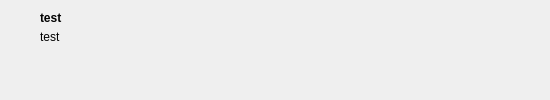
<?xml version="1.0" encoding="UTF-8"?>
<ui version="4.0">
 <class>historychild</class>
 <widget class="QWidget" name="historychild">
  <property name="geometry">
   <rect>
    <x>0</x>
    <y>0</y>
    <width>550</width>
    <height>100</height>
   </rect>
  </property>
  <property name="minimumSize">
   <size>
    <width>550</width>
    <height>100</height>
   </size>
  </property>
  <property name="maximumSize">
   <size>
    <width>550</width>
    <height>100</height>
   </size>
  </property>
  <property name="windowTitle">
   <string>Form</string>
  </property>
  <widget class="QLabel" name="label_name">
   <property name="geometry">
    <rect>
     <x>40</x>
     <y>10</y>
     <width>181</width>
     <height>16</height>
    </rect>
   </property>
   <property name="font">
    <font>
     <bold>true</bold>
    </font>
   </property>
   <property name="text">
    <string>test</string>
   </property>
  </widget>
  <widget class="QLabel" name="label_msg">
   <property name="geometry">
    <rect>
     <x>40</x>
     <y>30</y>
     <width>501</width>
     <height>61</height>
    </rect>
   </property>
   <property name="text">
    <string>test</string>
   </property>
   <property name="alignment">
    <set>Qt::AlignmentFlag::AlignLeading|Qt::AlignmentFlag::AlignLeft|Qt::AlignmentFlag::AlignTop</set>
   </property>
  </widget>
  <widget class="QPushButton" name="pushButton">
   <property name="geometry">
    <rect>
     <x>10</x>
     <y>8</y>
     <width>23</width>
     <height>23</height>
    </rect>
   </property>
   <property name="styleSheet">
    <string notr="true">QPushButton {
    background-color: transparent;  /* 无背景 */
    border: none;                   /* 无边框 */
    border-radius: 5px;            /* 圆角 */
}

/* 鼠标悬停时（仅有圆角变化） */
QPushButton:hover {
    border: 2px solid #CCCCCC;      /* 悬停时增加边框 */
}

/* 按下时（加深边框颜色） */
QPushButton:pressed {
    border: 2px solid #AAAAAA;      /* 按下时边框加深 */
}
</string>
   </property>
   <property name="text">
    <string/>
   </property>
   <property name="icon">
    <iconset resource="../res.qrc">
     <normaloff>:/img/img/volume-fill.svg</normaloff>:/img/img/volume-fill.svg</iconset>
   </property>
  </widget>
 </widget>
 <resources>
  <include location="../res.qrc"/>
 </resources>
 <connections/>
</ui>
